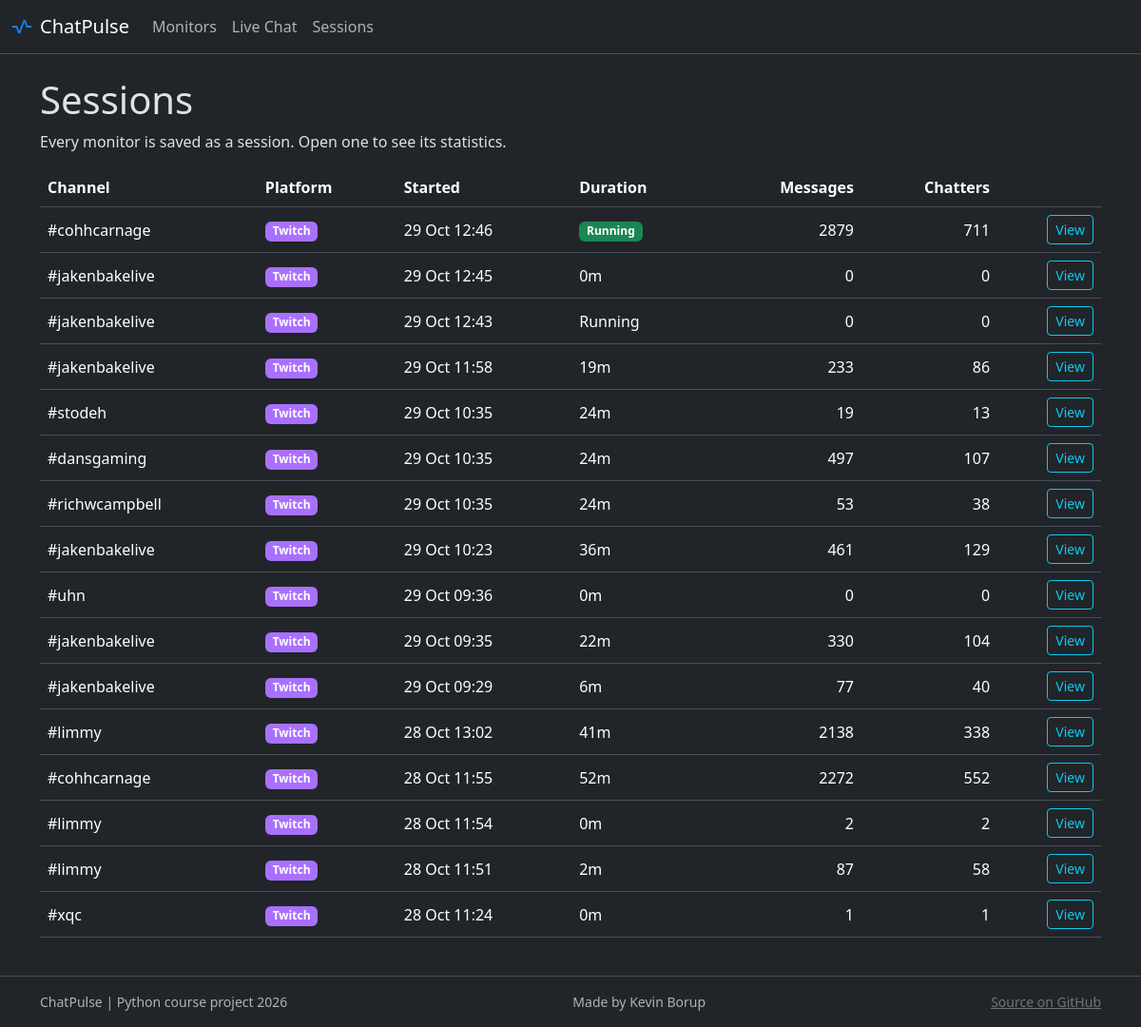
Page /sessions on the committed database.
### tables this page shows
CREATE TABLE channel (
    id       INTEGER PRIMARY KEY,
    platform TEXT NOT NULL,
    login    TEXT NOT NULL,
    UNIQUE (platform, login)
) STRICT;

### routes/pages.py (the view)
    @bp.route("/sessions")
    def sessions():
        return render_template("sessions.html", title="ChatPulse | Sessions", sessions=session_service.get_all_stats())

### models/stats.py (called while the page is built)
    @property
    def channel_login(self) -> str:
        return self.channel.login

    @property
    def platform(self) -> str:
        return self.channel.platform

    @property
    def duration(self) -> timedelta | None:
        if self.ended_at is None:
            return None
        return self.ended_at - self.started_at

    @property
    def formatted_duration(self) -> str:
        if self.duration:
            minutes = int(self.duration.total_seconds()) // 60
            hours, minutes = divmod(minutes, 60)
            return f"{hours}h {minutes:02}m" if hours else f"{minutes}m"
        return "Running"

### repositories/base_repository.py (called while the page is built)
    def _connect(self) -> sqlite3.Connection:
        conn = sqlite3.connect(self._db_path)
        conn.row_factory = sqlite3.Row
        return conn

### repositories/session_repository.py (called while the page is built)
def _to_session_stats(row: dict) -> SessionStats:
    channel = Channel(row["channel_id"], row["platform"], row["channel_login"])
    return SessionStats(id = row["id"],
                        channel = channel,
                        messages = row["messages"],
                        chatters = row["chatters"],
                        started_at=datetime.fromtimestamp(row["started_at"] / 1000, tz=timezone.utc),
                        ended_at=(datetime.fromtimestamp(row["ended_at"] / 1000, tz=timezone.utc)
                            if row["ended_at"] is not None else None))

    def get_all_stats(self) -> list[SessionStats]:
        with closing(self._connect()) as conn:
            return [_to_session_stats(row) for row in conn.execute(_SELECT_ALL_STATS).fetchall()]

### services/platform_service.py (called while the page is built)
   def get_platform_color(self, platform_name: str) -> str:
       match platform_name.lower():
            case "twitch":
                return Twitch.color
            case _:
                raise UnsupportedPlatformError(platform_name)

### services/session_service.py (called while the page is built)
    def get_all_stats(self) -> list[SessionStats]:
        sessions = self._session_repo.get_all_stats()
        for session in sessions:
            session.platform_color = self._platform_service.get_platform_color(session.channel.platform)
        return sessions

### templates/sessions.html
{% extends "base.html" %}
{% block content %}
    <h1>Sessions</h1>
    <p>Every monitor is saved as a session. Open one to see its statistics.</p>
    <div class="table-responsive">
        <table class="table align-middle">
            <thead>
                <tr>
                    <th scope="col">Channel</th>
                    <th scope="col">Platform</th>
                    <th scope="col">Started</th>
                    <th scope="col">Duration</th>
                    <th scope="col" class="text-end">Messages</th>
                    <th scope="col" class="text-end">Chatters</th>
                    <th scope="col"><span class="visually-hidden">Open</span></th>
                </tr>
            </thead>
            <tbody>
                {% for s in sessions %}
                <tr>
                    <td>#{{ s.channel_login }}</td>
                    <td><span class="badge" style="background-color: {{ s.platform_color }}">{{ s.platform.title() }}</span></td>
                    <td>{{ s.started_at.astimezone().strftime("%d %b %H:%M")  }}</td>
                    <td>
                        {% if s.ended_at %}
                        {{ s.formatted_duration }}
                        {% else %}
                        <span class="badge text-bg-success">Running</span>
                        {% endif %}
                    </td>
                    <td class="text-end">{{ s.messages }}</td>
                    <td class="text-end">{{ s.chatters }}</td>
                    <td class="text-end">
                        <a href="{{ url_for('pages.session_details', session_id=s.id) }}" class="btn btn-sm btn-outline-info">View</a>
                    </td>
                </tr>
                {% else %}
                <tr>
                    <td colspan="7" class="text-body-secondary">No sessions yet.</td>
                </tr>
                {% endfor %}
            </tbody>
        </table>
    </div>
{% endblock %}

### templates/base.html (shortened to what this page needs)
<!DOCTYPE html>
<html lang="en" data-bs-theme="dark">
    <head>
        <link href="https://cdn.jsdelivr.net/npm/bootstrap@5.3.8/dist/css/bootstrap.min.css" rel="stylesheet">
    </head>
    <body class="d-flex flex-column min-vh-100">
        <nav class="navbar navbar-expand-md border-bottom">
            <div class="container-fluid">
                <a href="{{ url_for('pages.monitors') }}" class="navbar-brand d-flex align-items-center gap-2">
                    <img src="{{ url_for('static', filename='pulse.svg') }}" alt="" width="22" height="22">
                    ChatPulse
                </a>
                <div class="collapse navbar-collapse" id="mainNav">
                    <div class="navbar-nav">
                        <a class="nav-link" href="{{ url_for('pages.monitors') }}">Monitors</a>
                        <a class="nav-link" href="{{ url_for('pages.livechat') }}">Live Chat</a>
                        <a class="nav-link" href="{{ url_for('pages.sessions') }}">Sessions</a>
                    </div>
                </div>
            </div>
        </nav>
        <div class="container py-4">
            {% block content %}{% endblock %}
        </div>
        <footer class="mt-auto border-top py-3">
            <div class="container d-flex flex-wrap justify-content-between gap-2 small text-body-secondary">
                <span>ChatPulse | Python course project 2026</span>
                <span>Made by Kevin Borup</span>
                <a href="https://github.com/KBorupH/ChatPulse" class="link-secondary">Source on GitHub</a>
            </div>
        </footer>
    </body>
</html>

### rows in the picture
channel: channel_login "cohhcarnage" "cohhcarnage", platform "Twitch" "Twitch"
channel: channel_login "jakenbakelive" "jakenbakelive" "jakenbakelive" "jakenbakelive" "jakenbakelive" "jakenbakelive", platform "Twitch" "Twitch" "Twitch" "Twitch" "Twitch" "Twitch"
channel: channel_login "stodeh", platform "Twitch"
channel: channel_login "dansgaming", platform "Twitch"
channel: channel_login "richwcampbell", platform "Twitch"
channel: channel_login "uhn", platform "Twitch"
channel: channel_login "limmy" "limmy" "limmy", platform "Twitch" "Twitch" "Twitch"
channel: channel_login "xqc", platform "Twitch"

### other values in the picture
{{ s.started_at.astimezone().strftime("%d %b %H:%M") }} "29 Oct 12:46" "29 Oct 12:45" "29 Oct 12:43" "29 Oct 11:58" "29 Oct 10:35" "29 Oct 10:35" "29 Oct 10:35" "29 Oct 10:23" "29 Oct 09:36" "29 Oct 09:35" "29 Oct 09:29" "28 Oct 13:02" "28 Oct 11:55" "28 Oct 11:54" "28 Oct 11:51" "28 Oct 11:24"
{{ s.messages }} "2879" "0" "0" "233" "19" "497" "53" "461" "0" "330" "77" "2138" "2272" "2" "87" "1"
{{ s.chatters }} "711" "0" "0" "86" "13" "107" "38" "129" "0" "104" "40" "338" "552" "2" "58" "1"
{{ s.formatted_duration }} "0m" "Running" "19m" "24m" "24m" "24m" "36m" "0m" "22m" "6m" "41m" "52m" "0m" "2m" "0m"
